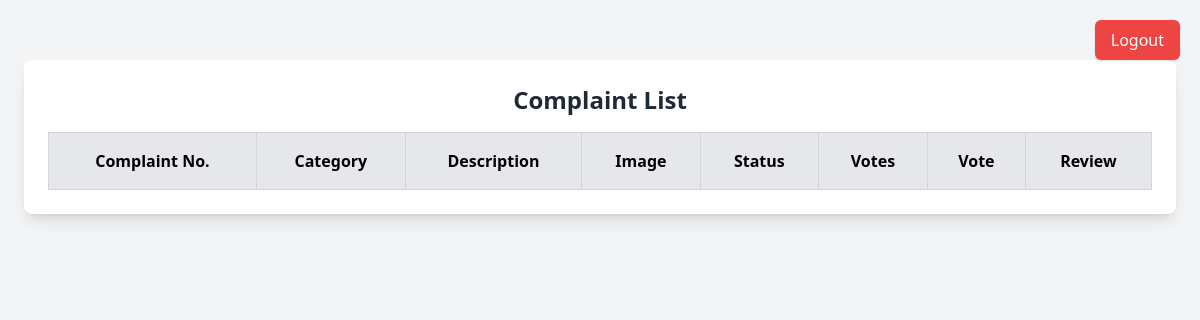
The page /complaints.php (signed in) on the database as committed earlier.
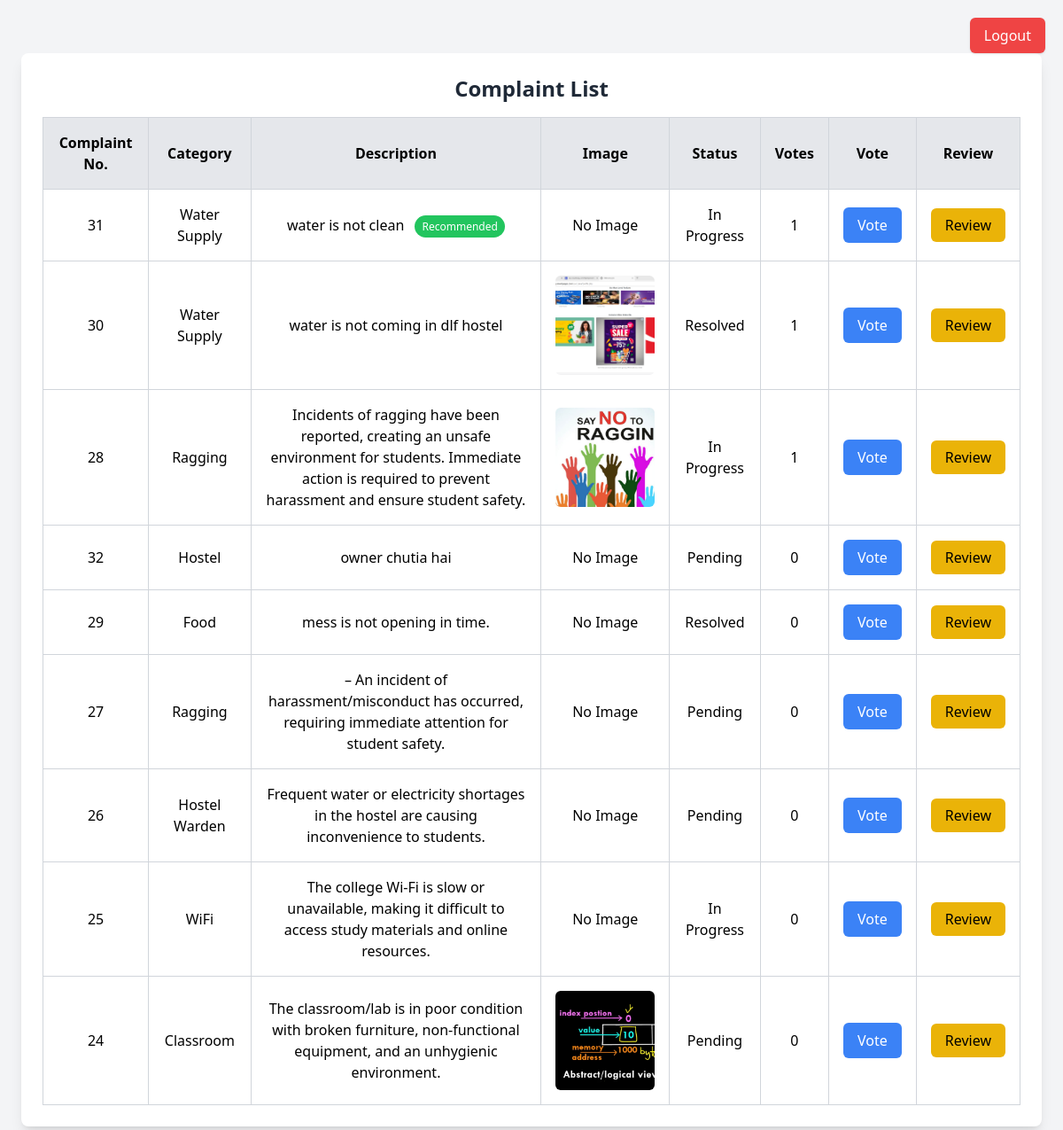
The same page on the database as committed later.
### tables this page shows
CREATE TABLE `complaints` (
  `id` int(11) NOT NULL,
  `user_id` int(11) DEFAULT NULL,
  `category` varchar(50) NOT NULL,
  `description` text NOT NULL,
  `image_path` varchar(255) DEFAULT NULL,
  `status` enum('Pending','In Progress','Resolved') DEFAULT 'Pending',
  `created_at` timestamp NOT NULL DEFAULT current_timestamp()
);

### complaints.php (the view, shortened to what this page needs)
<?php
include 'db.php';
$user_id = $_SESSION['user_id'];
$result = $conn->query("
    SELECT c.*,
           (SELECT COUNT(*) FROM votes v WHERE v.complaint_id = c.id) AS vote_count
    FROM complaints c
    ORDER BY vote_count DESC, created_at DESC
");
?>
<!DOCTYPE html>
<html lang="en">
<head>
    <script src="https://cdn.tailwindcss.com"></script>
</head>
<body class="bg-gray-100 p-5">
    <form method="POST" class="absolute top-5 right-5">
        <button type="submit" name="logout" class="bg-red-500 text-white px-4 py-2 rounded-md shadow hover:bg-red-700 transition">
            Logout
        </button>
    </form>
    <div class="max-w-6xl mx-auto bg-white shadow-lg rounded-lg p-6 mt-10">
        <h2 class="text-2xl font-bold text-gray-800 text-center mb-4">Complaint List</h2>
        <div class="overflow-x-auto">
            <table class="w-full border-collapse border border-gray-300">
                <thead>
                    <tr class="bg-gray-200">
                        <th class="p-4 border border-gray-300">Complaint No.</th>
                        <th class="p-4 border border-gray-300">Category</th>
                        <th class="p-4 border border-gray-300">Description</th>
                        <th class="p-4 border border-gray-300">Image</th>
                        <th class="p-4 border border-gray-300">Status</th>
                        <th class="p-4 border border-gray-300">Votes</th>
                        <th class="p-4 border border-gray-300">Vote</th>
                        <th class="p-4 border border-gray-300">Review</th>
                    </tr>
                </thead>
                <tbody>
                    <?php
                    $first_complaint = true;
                    while ($row = $result->fetch_assoc()) {
                        $complaint_id = $row['id'];
                        $userVoted = $conn->query("SELECT * FROM votes WHERE user_id = $user_id AND complaint_id = $complaint_id")->num_rows > 0;
                    ?>
                    <tr class="border-b hover:bg-gray-100 transition">
                        <td class="p-4 border border-gray-300 text-center"><?php echo $row['id']; ?></td>
                        <td class="p-4 border border-gray-300 text-center"><?php echo $row['category']; ?></td>
                        <td class="p-4 border border-gray-300 text-center">
                            <?php echo $row['description']; ?>
                            <?php if ($first_complaint) { ?>
                                <span class="ml-2 px-2 py-1 text-xs bg-green-500 text-white rounded-full">Recommended</span>
                            <?php } ?>
                        </td>
                        <td class="p-4 border border-gray-300 text-center">
                            <?php if (!empty($row['image_path'])) { ?>
                                <div class="w-28 h-28 flex items-center justify-center">
                                    <img src="<?php echo $row['image_path']; ?>" class="w-full h-full object-cover rounded-md cursor-pointer hover:scale-105 transition"
                                        onclick="openModal('<?php echo $row['image_path']; ?>')">
                                </div>
                            <?php } else { echo "No Image"; } ?>
                        </td>
                        <td class="p-4 border border-gray-300 text-center"><?php echo $row['status']; ?></td>
                        <td class="p-4 border border-gray-300 text-center" id="vote-count-<?php echo $row['id']; ?>"><?php echo $row['vote_count']; ?></td>
                        <td class="p-4 border border-gray-300 text-center">
                            <button class="px-4 py-2 rounded-md text-white
                                <?php echo $userVoted ? 'bg-gray-400 cursor-not-allowed' : 'bg-blue-500 hover:bg-blue-700'; ?>"
                                <?php echo $userVoted ? 'disabled' : ''; ?>
                                onclick="vote(<?php echo $row['id']; ?>)">
                                <?php echo $userVoted ? "Voted" : "Vote"; ?>
                            </button>
                        </td>
                        <td class="p-4 border border-gray-300 text-center">
                            <a href="review_complaint.php?id=<?php echo $row['id']; ?>" class="bg-yellow-500 text-black px-4 py-2 rounded-md hover:bg-yellow-600 transition">
                                Review
                            </a>
                        </td>
                    </tr>
                    <?php
                        $first_complaint = false;
                    }
                    ?>
                </tbody>
            </table>
        </div>
    </div>
</body>
</html>

Rows that differ between the two databases and show on the page:
added complaints: id "31", category "Water Supply", description "water is not clean", shows "Recommended", image_path "No Image", status "In Progress", vote_count "1"
added complaints: id "30", category "Water Supply", description "water is not coming in dlf hostel", image_path (picture), status "Resolved", vote_count "1"
added complaints: id "28", category "Ragging", description "Incidents of ragging have been reported, creating an unsafe environment for students. Immediate action is required to prevent harassment and ensure student safety.", image_path (picture), status "In Progress", vote_count "1"
added complaints: id "32", category "Hostel", description "owner chutia hai", image_path "No Image", status "Pending", vote_count "0"
added complaints: id "29", category "Food", description "mess is not opening in time.", image_path "No Image", status "Resolved", vote_count "0"
added complaints: id "27", category "Ragging", description "– An incident of harassment/misconduct has occurred, requiring immediate attention for student safety.", image_path "No Image", status "Pending", vote_count "0"
added complaints: id "26", category "Hostel Warden", description "Frequent water or electricity shortages in the hostel are causing inconvenience to students.", image_path "No Image", status "Pending", vote_count "0"
added complaints: id "25", category "WiFi", description "The college Wi-Fi is slow or unavailable, making it difficult to access study materials and online resources.", image_path "No Image", status "In Progress", vote_count "0"
added complaints: id "24", category "Classroom", description "The classroom/lab is in poor condition with broken furniture, non-functional equipment, and an unhygienic environment.", image_path (picture), status "Pending", vote_count "0"
